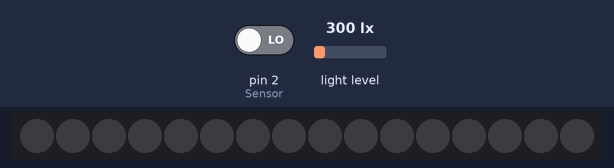
This sketch was run on a simulated Arduino Uno, built with avr-gcc and run on an emulated ATmega328P. Shown: 16 RGB LEDs in strip order, left to right. The inputs (shaded band) are chosen by the test bench; at power-on: pin 2 (Sensor) LOW, light level 300 lx. Dim RGB values are drawn brighter than linear; the strip is taken to match the declared colour order; what the sketch prints to the serial monitor is not drawn.

Above: at 1.5 s.
1.6 s: pin 2 (Sensor) driven HIGH
At 3.0 s:
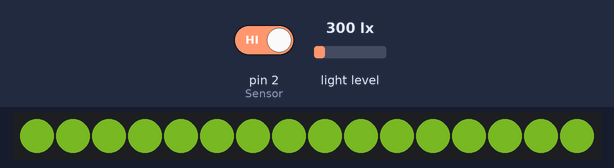
7.0 s: pin 2 (Sensor) driven LOW
At 8.7 s:
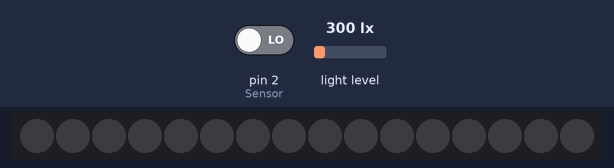
Timing chart, 0 to 10.2 s (numbered marks = the images above; inputs shaded):
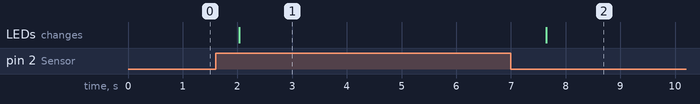

The sketch:

led_1750_0516.ino
```cpp
#include <Adafruit_NeoPixel.h>
#include <BH1750.h>
#include <Wire.h>
/* WS2812,可编程led
 * 目前led是grb格式
 * VCC-5V
 * GND
 * PIN_IN→GPIO2
 * PIN_OUT→NEXT WS2812, blank is aviliable
*/
#define LED_PIN 14 // D5
#define NUM_LED 16  // 灯珠数目
Adafruit_NeoPixel Lights =
    Adafruit_NeoPixel(NUM_LED, LED_PIN, NEO_RGB + NEO_KHZ800);
/* BH1750,光感传感器
 *  VCC-3.3V
 *  GND
 *  SCL→GPIO5
 *  SDA→GPIO4
*/
BH1750 bh1750; // default initialize the address is 0x23
/* MPU6050,空间运动传感器芯片,可以获取器件当前的三个加速度分量和三个旋转角速度
 *  VCC-5V
 *  GND
 *  SCL→GPIO5
 *  SDA→GPIO4
*/
#define Sensor 2  //Input Pin
int flg = 0;
//数据处理所需变量
uint32_t table_light = 500; // The favourable light intensity on table
int environment = 0;        // 0代表无需补光，1代表需要补光
float p_lux = 0;            //上一个光强数值
float n_lux = 0;            //现在读取光强数值

void setup() {
    Serial.begin(9600);
    Serial.println("Initializing WS2812 devices...");
    pinMode(Sensor, INPUT);
    // WS2812,RGB_led，
    Lights.begin();
    Lights.show();
    Lights.setBrightness(150);
    // BH1750,light sensor
    Wire.begin();
    bh1750.begin();
}
void loop() {
  Get_Light_Intensity();
  delay(50);
  int val = digitalRead(Sensor); //Read Pin as input
  if((val > 0) && (flg==0))  {
    Serial.println("Motion Detected");
    _blink();
    flg = 1;
  }
  if(val == 0) {
    Serial.println("NO Motion");
    Lights.setBrightness(0);
    Lights.clear();
    Lights.show();
    flg = 0;
  }
  delay(100);
}

int Get_Light_Intensity() { //根据环境自动调整感应模式
    p_lux = n_lux;
    n_lux = bh1750.readLightLevel();
    Serial.print("Light: ");
    Serial.print(n_lux);
    Serial.println(" lx");
    if (n_lux < 0) {
        Serial.println(F("检测到的错误条件"));
    } else {
        if (n_lux > 40000.0) {
            // reduce measurement time - needed in direct sun light
            if (bh1750.setMTreg(32)) {
                Serial.println(F("在高光环境下，将MTReg设置为低数值。"));
            } else {
                Serial.println(
                    F("在高光环境下，将MTReg设置为低值时出现错误。"));
            }
        } else {
            if (n_lux > 10.0) {
                if (n_lux < 50) {
                    environment = 1;
                }
                // typical light environment
                if (bh1750.setMTreg(69)) {
                    Serial.println(F("将MTReg设置为正常光照环境下的默认值。"));
                } else {
                    Serial.println(
                        F("将MTReg设置为正常光线环境下的默认值时出现错误。"));
                }
            } else {
                if (n_lux <= 10.0) {
                    environment = 1;
                    // very low light environment
                    if (bh1750.setMTreg(138)) {
                        Serial.println(F("在低光环境下将MTReg设置为高值"));
                    } else {
                        Serial.println(
                            F("在低光环境下，MTReg设置为高值时出现错误。"));
                    }
                }
            }
        }
    }
    Serial.println(F("--------------------------------------"));
    delay(500);
}
void _blink() {
  Lights.setBrightness(69);
  Lights.fill(Lights.Color(166,255,50));
  Lights.show();
}
```

Measured:
- after the input at 1.6 s, the LEDs: change after 0.44 s (image 1)
- after the input at 7.0 s, the LEDs: change after 0.64 s (image 2)
